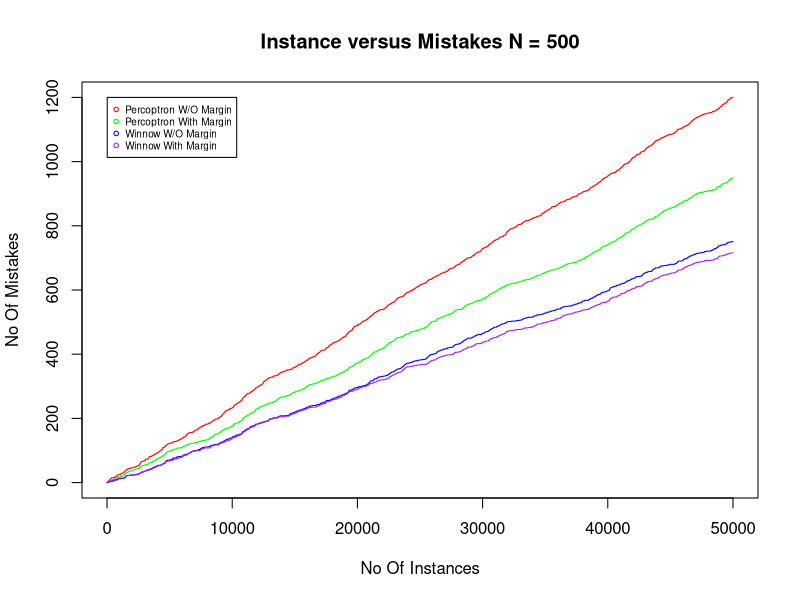

Generate this figure with R:
perceptronWOMargin500 <- read.csv("./WithoutMarginPerceptronPlot500.csv", header = TRUE, sep = ",")
perceptronWithMargin500 <- read.csv("./WithMarginPerceptronPlot500.csv", header = TRUE, sep = ",")
winnowWOMargin500 <- read.csv("./WithoutMarginWinnowPlot500.csv", header = TRUE, sep = ",")
winnowWithMargin500 <- read.csv("./WithMarginWinnowPlot500.csv", header = TRUE, sep = ",")

plot(perceptronWOMargin500$NoOfInstances,perceptronWOMargin500$NoOfMistakes, type="l", col="red", xlab = "No Of Instances", ylab = "No Of Mistakes", xlim=c(0,50000),ylim=c(0,1200), main="Instance versus Mistakes N = 500")
par(new = TRUE)
plot(perceptronWithMargin500$NoOfInstances,perceptronWithMargin500$NoOfMistakes, type="l", col="green", xlab = "", ylab = "", xlim=c(0,50000),ylim=c(0,1200), axes = F)
par(new = TRUE)
plot(winnowWOMargin500$NoOfInstances,winnowWOMargin500$NoOfMistakes, type="l", col="blue", xlab = "", ylab = "", xlim=c(0,50000),ylim=c(0,1200), axes = F)
par(new = TRUE)
plot(winnowWithMargin500$NoOfInstances,winnowWithMargin500$NoOfMistakes, type="l", col="purple", xlab = "", ylab = "", xlim=c(0,50000),ylim=c(0,1200), axes = F)
legend(14,1200,c("Percoptron W/O Margin","Percoptron With Margin","Winnow W/O Margin", "Winnow With Margin"),col=c("red","green","blue","purple"),pch=c(1,1,1,1),cex=0.6)
